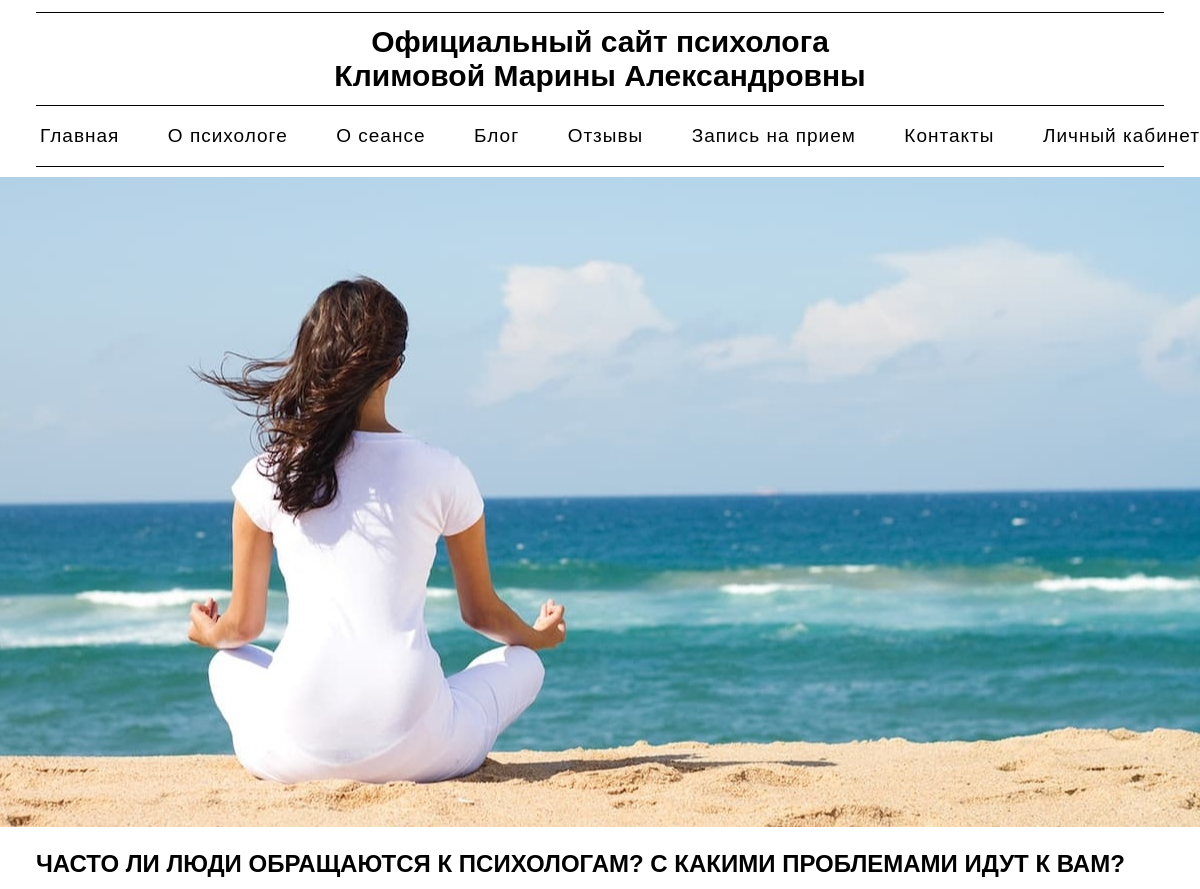
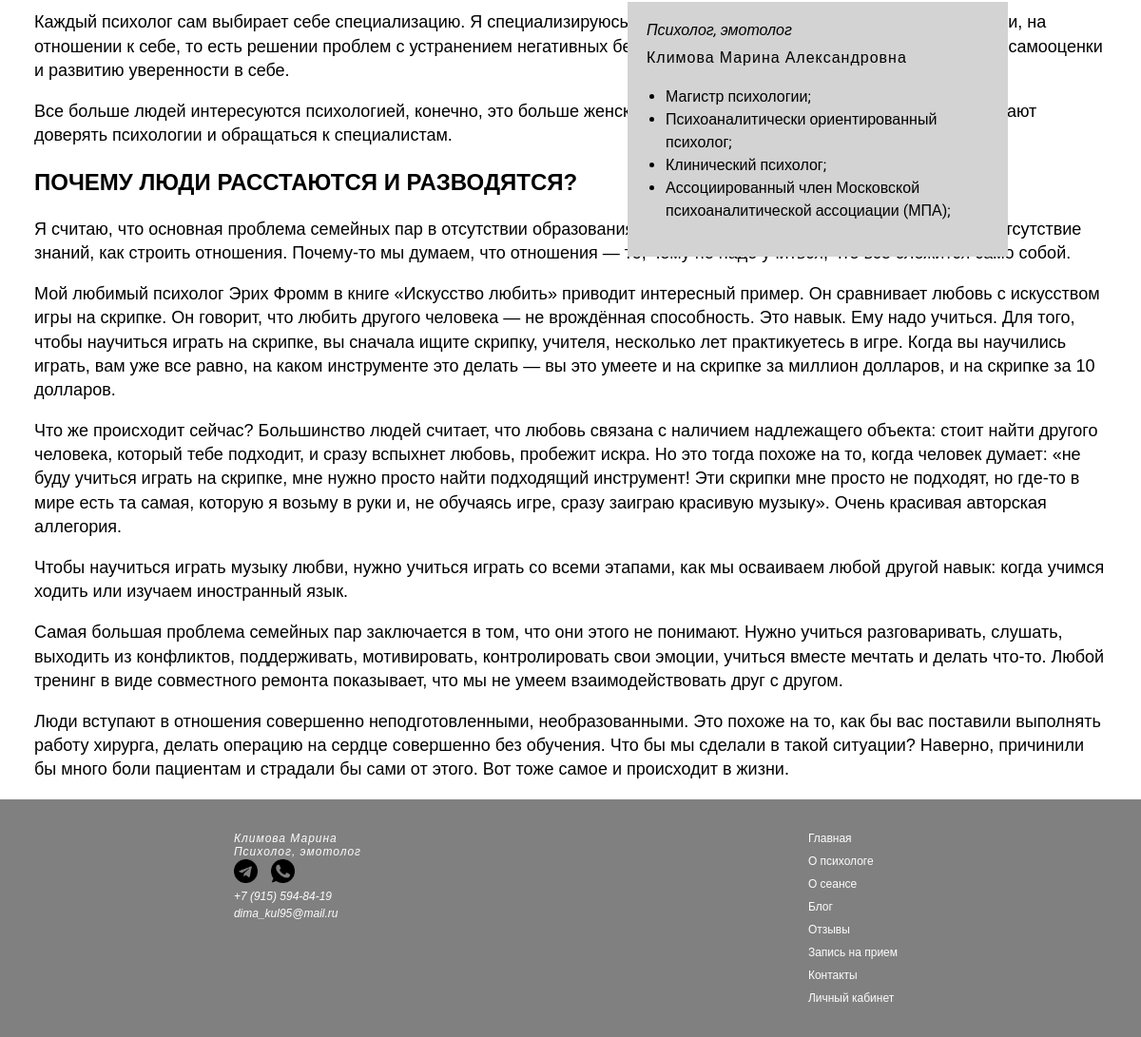
The page /about/ on the database its author committed (2 pictures, top to bottom).
### main/models.py (models this page shows, shortened)
class About(models.Model):
    title = models.CharField(max_length=200, verbose_name='Заголовок')
    class Meta:
        verbose_name = 'Обо мне'
        verbose_name_plural = 'Обо мне'

### main/views.py (the view)
# urls.py: path('about/', views.about, name="about"),
def about(request):
    abouts = About.objects.all()
    context = {"abouts": abouts}
    return render(request, "main/about.html", context)

### main/templates/main/about.html
{% extends 'main/menu.html' %}
{% block content %}
<div class="photo_about">
    <div class="box_about">
        <div class="header_about">
            Психолог, эмотолог
        </div>
        <div class="text_about">
            Климова Марина Александровна
        </div>
        <ul>
            {% for about in abouts %}
            <li>{{ about.title }}</li>
            {% endfor %}
        </ul>
    </div>
</div>
<div class="about_content">
    <h2>
        Часто ли люди обращаются к психологам? С какими проблемами идут к вам?
    </h2>
    <p>
        Каждый психолог сам выбирает себе специализацию. Я специализируюсь на отношениях между мужчинами и женщинами,
        на отношении к себе, то есть решении проблем с устранением негативных бессознательных программ детства,
        повышению самооценки и развитию уверенности в себе.
    </p>
    <p>
        Все больше людей интересуются психологией, конечно, это больше женская аудитория. Но постепенно и мужчины
        начинают доверять психологии и обращаться к специалистам.
    </p>
    <h2>
        Почему люди расстаются и разводятся?
    </h2>
    <p>
        Я считаю, что основная проблема семейных пар в отсутствии образования в области семейной, гендерной психологии,
        отсутствие знаний, как строить отношения. Почему-то мы думаем, что отношения — то, чему не надо учиться, что
        всё сложится само собой.
    </p>
    <p>
        Мой любимый психолог Эрих Фромм в книге «Искусство любить» приводит интересный пример. Он сравнивает любовь с
        искусством игры на скрипке. Он говорит, что любить другого человека — не врождённая способность. Это навык.
        Ему надо учиться. Для того, чтобы научиться играть на скрипке, вы сначала ищите скрипку, учителя, несколько
        лет практикуетесь в игре. Когда вы научились играть, вам уже все равно, на каком инструменте это делать — вы
        это умеете и на скрипке за миллион долларов, и на скрипке за 10 долларов.
    </p>
    <p>
        Что же происходит сейчас? Большинство людей считает, что любовь связана с наличием надлежащего объекта: стоит
        найти другого человека, который тебе подходит, и сразу вспыхнет любовь, пробежит искра. Но это тогда похоже
        на то, когда человек думает: «не буду учиться играть на скрипке, мне нужно просто найти подходящий инструмент!
        Эти скрипки мне просто не подходят, но где-то в мире есть та самая, которую я возьму в руки и, не обучаясь
        игре, сразу заиграю красивую музыку». Очень красивая авторская аллегория.
    </p>
    <p>
        Чтобы научиться играть музыку любви, нужно учиться играть со всеми этапами, как мы осваиваем любой другой
        навык: когда учимся ходить или изучаем иностранный язык.
    </p>
    <p>
        Самая большая проблема семейных пар заключается в том, что они этого не понимают. Нужно учиться разговаривать,
        слушать, выходить из конфликтов, поддерживать, мотивировать, контролировать свои эмоции, учиться вместе
        мечтать и делать что-то. Любой тренинг в виде совместного ремонта показывает, что мы не умеем взаимодействовать
        друг с другом.
    </p>
    <p>
        Люди вступают в отношения совершенно неподготовленными, необразованными. Это похоже на то, как бы вас поставили
        выполнять работу хирурга, делать операцию на сердце совершенно без обучения. Что бы мы сделали в такой
        ситуации? Наверно, причинили бы много боли пациентам и страдали бы сами от этого. Вот тоже самое и происходит
        в жизни.
    </p>
</div>
{% endblock %}

### main/static/css/style.css (style rules this page uses)
body { background: white; padding: 0; margin: 0; font-family: Arial, Helvetica, sans-serif; height: 100%; }
.photo_about { background-image: url(../main/background_about.jpg); background-repeat: no-repeat; background-position: center; margin-top: 10px; width: 100%; height: 650px; }
.box_about { font-family: 'Roboto', sans-serif; background-color: lightgray; position: absolute; top: 45%; left: 55%; padding: 20px; text-align: left; max-width: 400px; box-sizing: border-box; }
.header_about { font-style: italic; margin-bottom: 10px; }
.text_about { letter-spacing: 1px; margin-bottom: 20px; }
.box_about ul { margin-left: -20px; }
.box_about li { line-height: 1.5; }
.about_content { max-width: 100%; line-height: 1.4; margin: 1% 3% 0 3%; }
.about_content h2 { text-transform: uppercase; }
.about_content p { font-size: 18px; }

### rows shown on the page
About: title "Магистр психологии;"
About: title "Психоаналитически ориентированный психолог;"
About: title "Клинический психолог;"
About: title "Ассоциированный член Московской психоаналитической ассоциации (МПА);"
